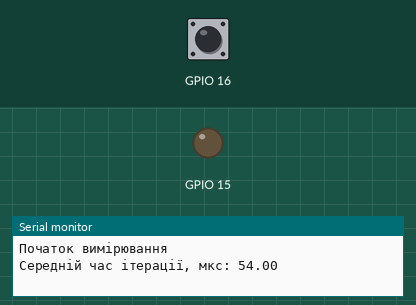
Bench run of a program on a simulated ESP32-S3. Shown: output pins drawn as LEDs (lit = HIGH), the last lines printed to the serial monitor. Dashed ring = blinking. Inputs (shaded band) come from the test bench; at power-on: GPIO 16 HIGH.

Above: at 1.2 s.
1.3 s: GPIO 16 pulled LOW for 0.15 s
At 2.5 s:
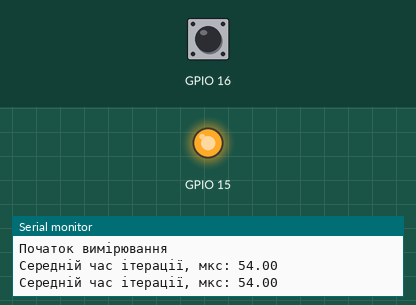
2.9 s: GPIO 16 pulled LOW for 1 s
At 3.8 s:
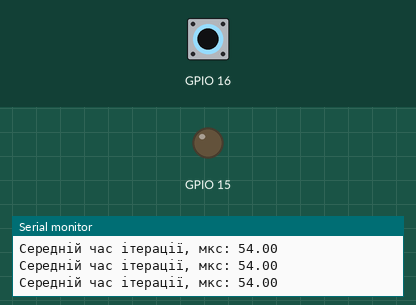
5.4 s: GPIO 16 pulled LOW for 3.2 s
At 5.7 s:
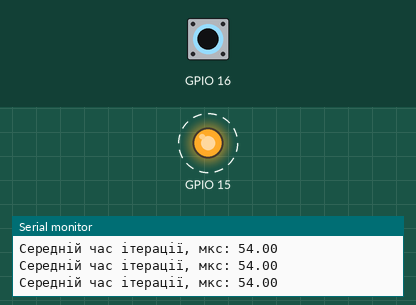
Timing chart, 0 to 17.6 s (numbered marks = the images above; inputs shaded):
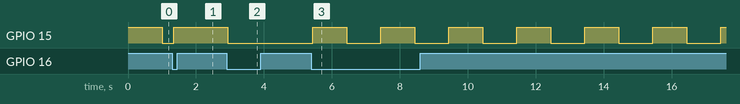

The program:

main.cpp
```cpp
// Концепції Embedded C++:

// volatile, const / constexpr, static
// Відмова від динамічної пам’яті та важких контейнерів STL
// Superloop-архітектура
// Безпечна робота з периферією (LED, кнопка)
// 1. [x] Переписати “класичний Arduino blink” у Embedded C++ — виконано.
//    [x] Використати enum class для стану LED (On / Off).
//    [x] Використати constexpr для номера піну та інтервалу блимання.
//    [x] Уникнути глобальних змінних (крім мінімально необхідних для стану/ISR).
//        Об'єкт led — локальний static усередині getLed().
//    [x] Не використовувати delay(); реалізувати неблокуючий код у superloop за допомогою millis().
//    [x] Створити клас Led з методами init() та set(LedState state).
// 2. [x] Використати static const / constexpr для параметрів — виконано.
// [x] Створити клас-конфігурацію або структуру з static const / constexpr для додаткових налаштувань.
//     Config містить static constexpr LED_OUT та BLINK_INTERVAL.
// [x] Повністю усунути «магічні числа», винісши їх у константи.
// 3. [x] Виміряти час виконання superloop (Опційно) — виконано.

// [x] Виміряти час однієї ітерації loop() без delay().
//     micros() вимірює логіку LED без накопичення статистики та друку звіту.
// [x] Виводити середній час або показники у Serial Monitor кожні 1000 ітерацій.
// 4. Додати кнопку з обробкою через переривання (опційно)
// [x] Під'єднати кнопку до GPIO та налаштувати переривання (attachInterrupt)
// [x] Використати volatile bool button прапорець для фіксації події натискання в ISR.
// [x] Змінювати режим роботи LED при кожному натисканні: Блимання → Постійно увімкнено → Постійно вимкнено → Блимання.
// [x] Зробити ISR мінімальним (без викликів Serial.print чи затримок).
// [x] Всю логіку перемикання режимів та антидребезгу (debouncing) обробляти в loop().

#include <Arduino.h>
#include "Led.h"

struct Config
{
    static constexpr uint8_t LED_OUT{15};
    static constexpr uint8_t BUTTON{16};
    static constexpr uint32_t BLINK_INTERVAL{1000};
    static constexpr uint8_t DEBOUNCE_MS{40};
    static constexpr uint32_t BAUD_RATE{9600};
};

enum class LedMode
{
    Blink,
    AlwaysOn,
    AlwaysOff
};

// If we don't need global variable as in task use this:
Led &getLed()
{
    static Led led{Config::LED_OUT};
    return led;
}

// ISR: прапорець означає зміну рівня, включно з відпусканням кнопки.
volatile bool buttonChanged{false};

void ARDUINO_ISR_ATTR onButtonChanged()
{
    buttonChanged = true;
}

void setup()
{
    Serial.begin(Config::BAUD_RATE);

    getLed().init();

    pinMode(Config::BUTTON, INPUT_PULLUP);
    attachInterrupt(Config::BUTTON, onButtonChanged, CHANGE);

    Serial.println("Початок вимірювання");
}

void loop()
{
    static LedMode mode{LedMode::Blink};

    constexpr uint16_t REPORT_EVERY_ITERATIONS{1000};
    static uint16_t count{0};
    static uint32_t totalDurationUs{0};

    const uint32_t start = micros();

    static uint32_t lastToggleTime{0};

    const uint32_t now = millis();
    const uint32_t elapsedTime = now - lastToggleTime;

    if (mode == LedMode::Blink && elapsedTime >= Config::BLINK_INTERVAL)
    {
        const Led::LedState ledState =
        (getLed().getState() == Led::LedState::OFF)
            ? Led::LedState::ON
            : Led::LedState::OFF;

        getLed().set(ledState);
        lastToggleTime = now;
    }

    static uint32_t lastDebounceTime{0};
    static int lastButtonReading{HIGH};
    static int stableButtonState{HIGH};

    // ISR не має встановити прапорець між його читанням та очищенням.
    noInterrupts();
    const bool hasButtonEvent = buttonChanged;
    buttonChanged = false;
    interrupts();

    const int buttonReading = digitalRead(Config::BUTTON);
    if (hasButtonEvent || buttonReading != lastButtonReading)
    {
        lastDebounceTime = now;
        lastButtonReading = buttonReading;
    }

    const uint32_t elapsedDebounce = now - lastDebounceTime;

    if (buttonReading != stableButtonState &&
        elapsedDebounce >= Config::DEBOUNCE_MS)
    {
        stableButtonState = buttonReading;

        // INPUT_PULLUP: лише підтверджений LOW означає нове натискання.
        if (stableButtonState == LOW)
        {
            switch (mode)
            {
            case LedMode::Blink:
                mode = LedMode::AlwaysOn;
                getLed().set(Led::LedState::ON);
                break;
            case LedMode::AlwaysOn:
                mode = LedMode::AlwaysOff;
                getLed().set(Led::LedState::OFF);
                break;
            case LedMode::AlwaysOff:
                mode = LedMode::Blink;
                getLed().set(Led::LedState::ON);
                lastToggleTime = now;
                break;
            }
        }
    }

    const uint32_t duration = micros() - start;
    totalDurationUs += duration;
    ++count;

    if (count >= REPORT_EVERY_ITERATIONS)
    {
        Serial.print("Середній час ітерації, мкс: ");
        Serial.println(
            static_cast<double>(totalDurationUs) / count, 2
        );

        totalDurationUs = 0;
        count = 0;
    }
}
```

Led.h
```cpp
#pragma once
#include <Arduino.h>

class Led
{
public:
    enum class LedState
    {
        OFF,
        ON
    };

    Led(uint8_t pin);

    void init();
    void set(LedState state);

    LedState getState() const { return m_state; };
private:
    LedState m_state{LedState::OFF};
    uint8_t m_pin;
};
```

Led.cpp
```cpp
#include <Arduino.h>
#include "Led.h"

Led::Led(uint8_t pin) : m_pin(pin)
{
}

void Led::init()
{
    pinMode(m_pin, OUTPUT);
    set(LedState::ON);
}

void Led::set(LedState state)
{
    m_state = state;
    digitalWrite(m_pin, state == LedState::ON ? HIGH : LOW);
}
```

Measured:
- after the input at 1.3 s, GPIO 15: LOW → HIGH after 0.04 s instead of 0.70 s
- after the input at 2.9 s, GPIO 15: HIGH → LOW at once
- after the input at 5.4 s, GPIO 15: alternates HIGH for 1.0 s and LOW for 1.0 s, starting at once
